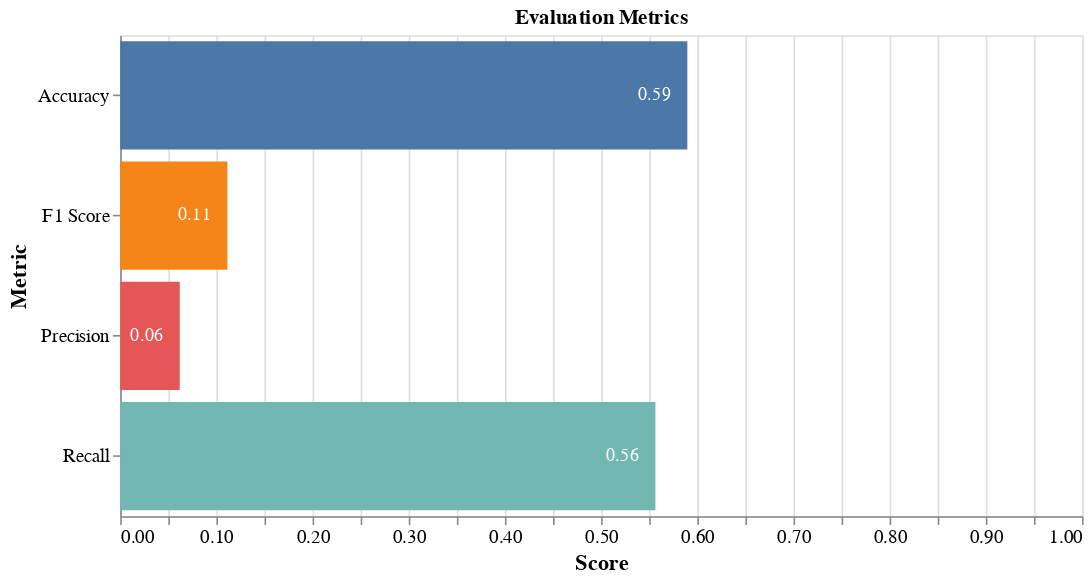

The cell this chart's notebook holds for it:
### Code cell
metrics_scores = {
    "Accuracy": accuracy_score(y_test, y_pred),
    "Precision": precision_score(y_test, y_pred),
    "Recall": recall_score(y_test, y_pred),
    "F1 Score": f1_score(y_test, y_pred),
}

df_metrics = pd.DataFrame(list(metrics_scores.items()), columns=["Metric", "Score"])

base = alt.Chart(df_metrics).encode(
    y=alt.Y("Metric:N", axis=alt.Axis(title="Metric")),
    x=alt.X("Score:Q", axis=alt.Axis(title="Score"), scale=alt.Scale(domain=[0, 1])),
)

bar = base.mark_bar().encode(
    color=alt.Color("Metric:N", legend=None), text=alt.Text("Score:Q", format=".2f")
)

text = base.mark_text(
    align="right",
    baseline="middle",
    color="white",
    dx=-10,
).encode(text=alt.Text("Score:Q", format=".2f"))

chart = (
    (bar + text)
    .properties(title="Evaluation Metrics", width=600, height=300)
    .configure_axis(labelFontSize=12, titleFontSize=14)
)

chart

### Figure 1 — Vega-Lite specification as saved in the notebook (floating-point values rounded to 4 significant figures)
{"config": {"view": {"continuousWidth": 300, "continuousHeight": 300}, "axis": {"labelFontSize": 12, "titleFontSize": 14}}, "layer": [{"mark": {"type": "bar"}, "encoding": {"color": {"field": "Metric", "legend": null, "type": "nominal"}, "text": {"field": "Score", "format": ".2f", "type": "quantitative"}, "x": {"axis": {"title": "Score"}, "field": "Score", "scale": {"domain": [0, 1]}, "type": "quantitative"}, "y": {"axis": {"title": "Metric"}, "field": "Metric", "type": "nominal"}}}, {"mark": {"type": "text", "align": "right", "baseline": "middle", "color": "white", "dx": -10}, "encoding": {"text": {"field": "Score", "format": ".2f", "type": "quantitative"}, "x": {"axis": {"title": "Score"}, "field": "Score", "scale": {"domain": [0, 1]}, "type": "quantitative"}, "y": {"axis": {"title": "Metric"}, "field": "Metric", "type": "nominal"}}}], "data": {"name": "data-8a2bfb9ae0e008517b4206b32e096727"}, "height": 300, "title": "Evaluation Metrics", "width": 600, "$schema": "https://vega.github.io/schema/vega-lite/v5.14.1.json", "datasets": {"data-8a2bfb9ae0e008517b4206b32e096727": [{"Metric": "Accuracy", "Score": 0.5896}, {"Metric": "Precision", "Score": 0.06191}, {"Metric": "Recall", "Score": 0.5564}, {"Metric": "F1 Score", "Score": 0.1114}]}}
